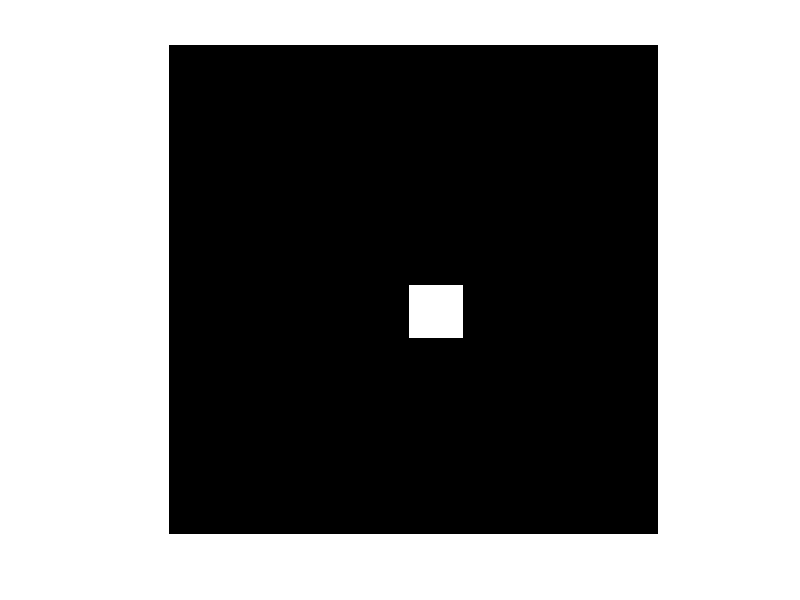
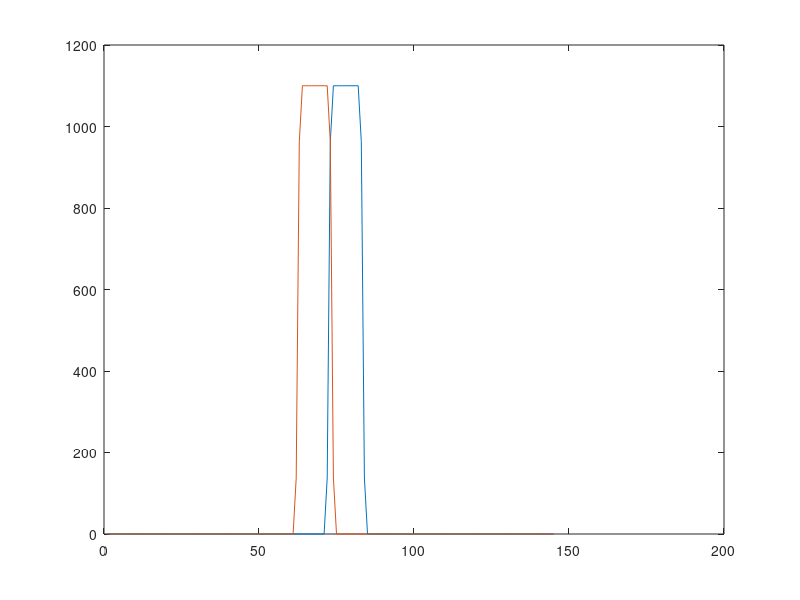

These charts were generated, in order, by the following MATLAB code:
close all; clear all
 figure;
 I = zeros(100,100); II=zeros(100,100); 
 III=zeros(100, 100);
 I(25:26, 25:26) = 0;
 II(50:60, 50:60)=100; 
 III(55:75, 35:45)=0;
 total=I+II+III;
 imshow(total,[],'InitialMagnification','fit')
 figure;
 theta1=0:90:179;
 plot(radon(total,theta1))
